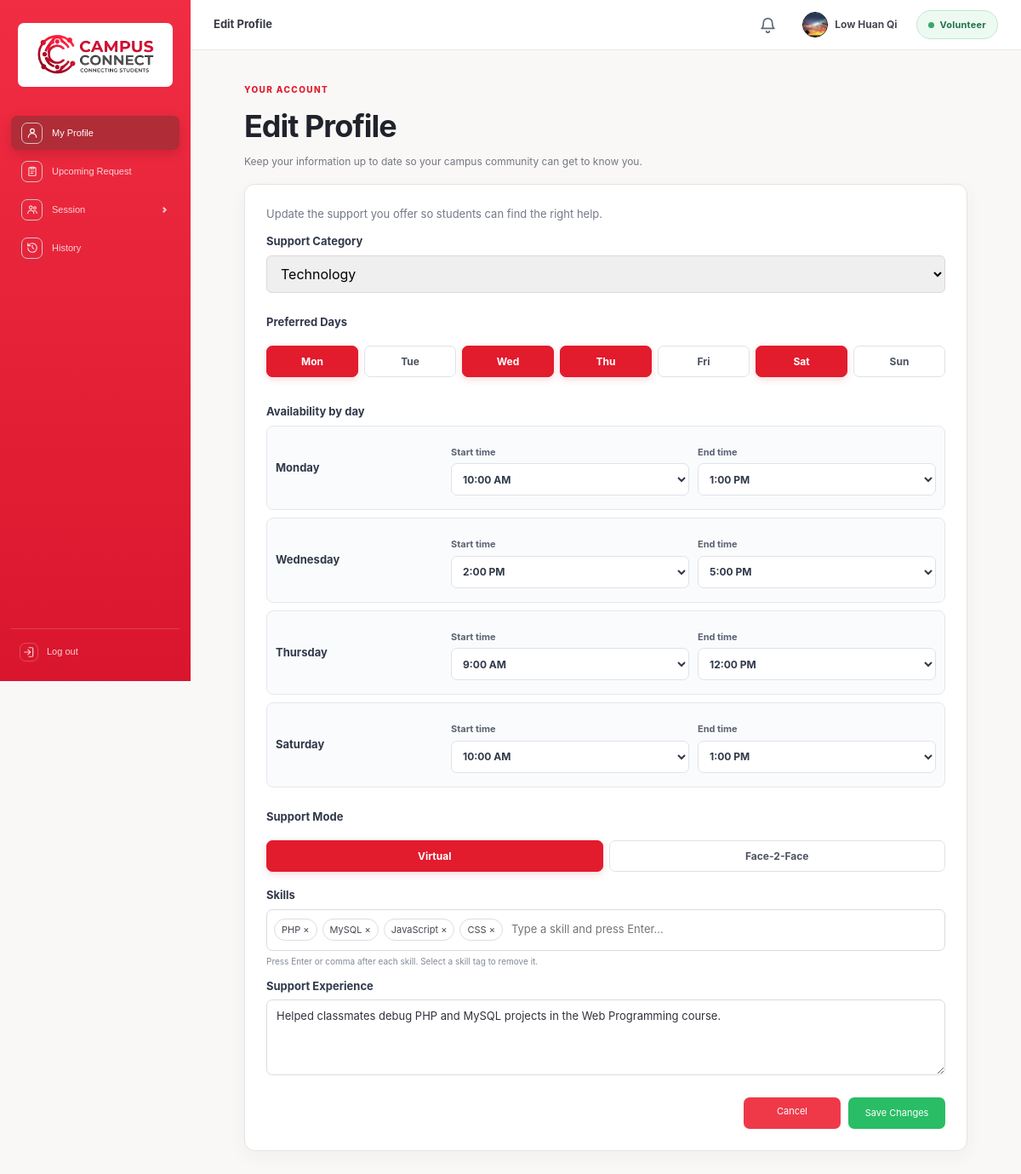
Screenshot of /backend/profile_management/edit_profile.php (signed in) with the database file from the repository.
### tables this page shows
CREATE TABLE `users` (
  `id` int(11) NOT NULL,
  `email` varchar(150) NOT NULL,
  `full_name` varchar(100) NOT NULL,
  `university_name` varchar(100) NOT NULL,
  `password_hash` varchar(255) NOT NULL,
  `picture_url` varchar(255) DEFAULT NULL,
  `cover_photo_url` varchar(255) DEFAULT NULL,
  `volunteer_picture_url` varchar(255) DEFAULT NULL,
  `volunteer_cover_photo_url` varchar(255) DEFAULT NULL,
  `education` varchar(500) DEFAULT NULL,
  `skills` varchar(500) DEFAULT NULL,
  `support_experience` varchar(1000) DEFAULT NULL,
  `tfa_code` varchar(255) DEFAULT NULL,
  `tfa_expiry` datetime DEFAULT NULL,
  `failed_attempts` int(11) NOT NULL DEFAULT 0,
  `locked_until` datetime DEFAULT NULL,
  `remember_token_hash` char(64) DEFAULT NULL,
  `remember_expires` datetime DEFAULT NULL,
  `reset_code` varchar(6) DEFAULT NULL,
  `reset_expiry` datetime DEFAULT NULL,
  `is_volunteer` char(1) NOT NULL DEFAULT 'N',
  `is_active` char(1) NOT NULL DEFAULT 'N',
  `created_at` datetime NOT NULL DEFAULT current_timestamp()
);

CREATE TABLE `volunteers` (
  `id` int(11) NOT NULL,
  `user_id` int(11) NOT NULL,
  `category` varchar(50) NOT NULL,
  `preferred_day` varchar(10) NOT NULL,
  `start_time` time NOT NULL,
  `end_time` time NOT NULL,
  `skills` varchar(255) DEFAULT NULL,
  `support_mode` varchar(20) NOT NULL,
  `is_available` char(1) NOT NULL DEFAULT 'N',
  `created_at` datetime NOT NULL DEFAULT current_timestamp()
);

### backend/general/account_functions.php (called while the page is built, shortened)
<?php
require_once __DIR__ . '/db.php';
function e($value): string {
    return htmlspecialchars((string)$value, ENT_QUOTES, 'UTF-8');
}
function current_user(): ?array {
    global $pdo;
    $stmt = $pdo->prepare('SELECT * FROM users WHERE id = ?');
    $stmt->execute([$_SESSION['user_id']]);
    $user = $stmt->fetch();
    return $user ?: null;
}
?>

### backend/general/notifications.php (called while the page is built, shortened)
<?php
function notificationTypesForRole(?string $role): array
{
    return match ($role) {
        'student' => ['Session Requested', 'Feedback Received', 'Pending Request'],
        'volunteer' => ['Request Submitted', 'Request Response', 'Status Update', 'Session Scheduled', 'Session Rejected', 'Feedback Reminder'],
        default => [],
    };
}
function notificationRoleFilter(?string $role): array
{
    $types = notificationTypesForRole($role);
    return [' AND notice_type NOT IN (' . implode(', ', array_fill(0, count($types), '?')) . ')', str_repeat('s', count($types))];
}
function bindNotificationQueryParams(mysqli_stmt $stmt, int $userId, ?string $role, string $types): void
{
    $values = array_merge([$userId], notificationTypesForRole($role));
    $params = ['i' . $types];
    foreach ($values as &$value) {
        $params[] = &$value;
    }
    call_user_func_array([$stmt, 'bind_param'], $params);
}
function countUnreadNotifications(mysqli $conn, int $userId, ?string $role = null): int
{
    [$roleFilter, $types] = notificationRoleFilter($role);
    $stmt = $conn->prepare("SELECT COUNT(*) FROM notifications WHERE user_id = ? AND is_read = 'N'" . $roleFilter);
    bindNotificationQueryParams($stmt, $userId, $role, $types);
    $stmt->execute();
    return (int)$stmt->get_result()->fetch_row()[0];
}

### backend/profile_management/edit_profile.php (the view, shortened to what this page needs)
<?php
require_once dirname(__DIR__) . '/general/account_functions.php';
require_once dirname(__DIR__) . '/general/dashboard_header.php';
require_once dirname(__DIR__) . '/general/notifications.php';
$user = current_user();
$isVolunteer = ($user['is_volunteer'] ?? 'N') === 'Y';
$fieldErrors = [];
$experience = (string)($user['support_experience'] ?? '');
$volunteerCategories = ['Academic','Technology','New Student','General Student'];
$validDays = ['Monday','Tuesday','Wednesday','Thursday','Friday','Saturday','Sunday'];
$category = '';
$preferredDays = [];
$dayTimes = [];
$timeOptions = [];
for ($hour = 0; $hour < 24; $hour++) {
    foreach ([0, 30] as $minute) {
        $timeOption = sprintf('%02d:%02d', $hour, $minute);
        $timeOptions[$timeOption] = date('g:i A', strtotime($timeOption));
    }
}
if ($isVolunteer) {
    $slotQuery = $pdo->prepare('SELECT category, preferred_day, start_time, end_time, support_mode, is_available FROM volunteers WHERE user_id = ? ORDER BY FIELD(preferred_day, \'Monday\', \'Tuesday\', \'Wednesday\', \'Thursday\', \'Friday\', \'Saturday\', \'Sunday\'), start_time');
    $slotQuery->execute([$user['id']]);
    $volunteerSlots = $slotQuery->fetchAll();
    if ($volunteerSlots) {
        $category = $volunteerSlots[0]['category'];
        $preferredDays = array_values(array_unique(array_column($volunteerSlots, 'preferred_day')));
        foreach ($volunteerSlots as $slot) {
            $dayTimes[$slot['preferred_day']] = [
                'start' => substr($slot['start_time'], 0, 5),
                'end' => substr($slot['end_time'], 0, 5),
            ];
        }
    }
}
$user = current_user();
?>
<!DOCTYPE html>
<html lang="en">
<head>
    <link rel="stylesheet" href="<?= BASE_URL ?>/frontend/css/style.css">
    <link rel="stylesheet" href="<?= BASE_URL ?>/frontend/css/profile.css">
</head>
<body class="account-page dashboard-page">
<div class="dashboard-app">
<?php include dirname(__DIR__) . '/general/account_sidebar.php'; ?>
<main class="dashboard-main">
    <?= renderDashboardHeader('Edit Profile', $user, null, countUnreadNotifications($conn, (int)$user['id'], $isVolunteer ? 'volunteer' : 'student')) ?>
    <div class="dashboard-shell edit-profile-shell">
        <div class="profile-page-heading edit-profile-heading"><div><span class="account-eyebrow">YOUR ACCOUNT</span><h1>Edit Profile</h1><p>Keep your information up to date so your campus community can get to know you.</p></div></div>
        <section class="edit-profile-card">
            <form method="post" id="editProfileForm">
                <?php if ($isVolunteer): ?>
                <div class="volunteer-edit-intro"><p>Update the support you offer so students can find the right help.</p></div>
                <label for="category" class="<?= isset($fieldErrors['category']) ? 'has-error' : '' ?>">Support Category</label>
                <select id="category" name="category" class="<?= isset($fieldErrors['category']) ? 'is-invalid' : '' ?>" required><option value="" disabled <?= $category === '' ? 'selected' : '' ?>>Select...</option><?php foreach ($volunteerCategories as $option): ?><option value="<?= e($option) ?>" <?= $category === $option ? 'selected' : '' ?>><?= e($option) ?></option><?php endforeach; ?></select>
                <fieldset class="volunteer-choice-fieldset <?= isset($fieldErrors['preferred_days']) ? 'has-error' : '' ?>"><legend>Preferred Days</legend><div class="volunteer-day-options"><?php foreach ($validDays as $option): ?><label class="volunteer-choice-pill"><input type="checkbox" name="preferred_days[]" value="<?= e($option) ?>" <?= in_array($option, $preferredDays, true) ? 'checked' : '' ?>><span><?= e(substr($option, 0, 3)) ?></span></label><?php endforeach; ?></div></fieldset>
                <fieldset class="volunteer-choice-fieldset"><legend class="<?= isset($fieldErrors['preferred_time']) ? 'has-error' : '' ?>">Availability by day</legend><div class="volunteer-day-times"><?php foreach ($validDays as $option): $selected = in_array($option, $preferredDays, true); $times = $dayTimes[$option] ?? ['start' => '', 'end' => '']; ?><div class="volunteer-day-time<?= $selected ? '' : ' is-hidden' ?>" data-day-time="<?= e($option) ?>"><strong><?= e($option) ?></strong><label>Start time<select name="availability[<?= e($option) ?>][start]" class="<?= isset($fieldErrors['preferred_time']) ? 'is-invalid' : '' ?>" <?= $selected ? 'required' : 'disabled' ?>><option value="">Select start time...</option><?php foreach ($timeOptions as $value => $label): ?><option value="<?= e($value) ?>" <?= ($times['start'] ?? '') === $value ? 'selected' : '' ?>><?= e($label) ?></option><?php endforeach; ?></select></label><label>End time<select name="availability[<?= e($option) ?>][end]" class="<?= isset($fieldErrors['preferred_time']) ? 'is-invalid' : '' ?>" <?= $selected ? 'required' : 'disabled' ?>><option value="">Select end time...</option><?php foreach ($timeOptions as $value => $label): ?><option value="<?= e($value) ?>" <?= ($times['end'] ?? '') === $value ? 'selected' : '' ?>><?= e($label) ?></option><?php endforeach; ?></select></label></div><?php endforeach; ?></div></fieldset>
                <fieldset class="volunteer-choice-fieldset <?= isset($fieldErrors['support_mode']) ? 'has-error' : '' ?>"><legend>Support Mode</legend><div class="volunteer-mode-options"><?php foreach (['Virtual' => 'Virtual', 'Face-2-Face' => 'Face-2-Face'] as $value => $label): ?><label class="volunteer-choice-pill"><input type="radio" name="support_mode" value="<?= e($value) ?>" <?= $supportMode === $value ? 'checked' : '' ?>><span><?= e($label) ?></span></label><?php endforeach; ?></div></fieldset>
                <label for="skillEntry" class="<?= isset($fieldErrors['skills']) ? 'has-error' : '' ?>">Skills</label>
                <div class="skill-editor <?= isset($fieldErrors['skills']) ? 'is-invalid' : '' ?>" id="skillEditor">
                    <input type="text" id="skillEntry" placeholder="Type a skill and press Enter..." autocomplete="off" aria-label="Add a skill">
                </div>
                <p class="edit-field-note">Press Enter or comma after each skill. Select a skill tag to remove it.</p>
                <label for="support_experience" class="<?= isset($fieldErrors['support_experience']) ? 'has-error' : '' ?>">Support Experience</label>
                <textarea id="support_experience" name="support_experience" maxlength="1000" rows="3" placeholder="Briefly describe any volunteering, teaching, mentoring or counselling experience you have..." class="<?= isset($fieldErrors['support_experience']) ? 'is-invalid' : '' ?>"><?= e($experience) ?></textarea>
                <div class="edit-profile-actions"><a class="btn btn-cancel" href="<?= BASE_URL ?>/volunteer.php">Cancel</a><button class="btn btn-primary" type="submit">Save Changes</button></div>
                <?php endif; ?>
            </form>
        </section>
    </div>
</main>
</div>
</body>
</html>

### backend/general/dashboard_header.php (shortened to what this page needs)
<?php
function renderDashboardHeader(string $title, array $user, ?array $back = null, int $unreadNotifications = 0): string
{
    $backLink = '';
    $isVolunteer = ($user['is_volunteer'] ?? 'N') === 'Y';
    $name        = $user['full_name'] ?? 'Student';
    $picture     = $isVolunteer ? ($user['volunteer_picture_url'] ?? '') : ($user['picture_url'] ?? '');
    $avatar = '<img src="' . htmlspecialchars($picture ?: DEFAULT_PROFILE_PICTURE) . '" alt="">';
    $scriptKey = basename(dirname($_SERVER['SCRIPT_NAME'] ?? '')) . '/' . basename($_SERVER['SCRIPT_NAME'] ?? '');
    $isNotificationsPage = $scriptKey === 'notification_management/notifications.php';
    $bellLabel = $isNotificationsPage
        ? 'Close notifications'
        : ($unreadNotifications > 0 ? "Notifications, $unreadNotifications unread" : 'Notifications');
    $bellHref = $isNotificationsPage
        ? BASE_URL . ($isVolunteer ? '/volunteer.php' : '/profile.php')
        : BASE_URL . '/backend/notification_management/notifications.php';
    $bell = '<a class="dashboard-bell"' . ($isNotificationsPage ? ' data-notification-toggle="close"' : '')
          . ' href="' . $bellHref . '" title="' . $bellLabel . '" aria-label="' . $bellLabel . '">'
          . '<svg viewBox="0 0 24 24" aria-hidden="true"><path d="M6 9a6 6 0 0 1 12 0c0 6 2.5 7.5 2.5 7.5h-17S6 15 6 9z"/><path d="M10 20a2 2 0 0 0 4 0"/></svg>'
          . ($unreadNotifications > 0 ? '<span class="dashboard-bell-badge">' . ($unreadNotifications > 9 ? '9+' : $unreadNotifications) . '</span>' : '')
          . '</a>';
    return '<header class="dashboard-header">'
         . '<div class="dashboard-header-title">' . $backLink . '<span>' . htmlspecialchars($title) . '</span></div>'
         . '<nav class="dashboard-nav" aria-label="Account navigation">'
         . $bell
         . '<a class="dashboard-user-chip" href="' . BASE_URL . ($isVolunteer ? '/volunteer.php' : '/profile.php') . '" aria-label="View your profile">'
         . '<span class="dashboard-user-avatar">' . $avatar . '</span>' . htmlspecialchars($name) . '</a>'
         . '<span class="dashboard-role-badge ' . ($isVolunteer ? 'is-volunteer' : 'is-student') . '" aria-label="Current role: ' . ($isVolunteer ? 'Volunteer' : 'Student') . '">' . ($isVolunteer ? 'Volunteer' : 'Student') . '</span>'
         . '</nav></header>'
         . ($isNotificationsPage
             ? '<script>(function () {'
             . 'var closeLink = document.querySelector("[data-notification-toggle=\\"close\\"]");'
             . 'if (!closeLink) { return; }'
             . 'closeLink.addEventListener("click", function (event) {'
             . '  if (window.history.length < 2 || !document.referrer) { return; }'
             . '  if (document.referrer === window.location.origin || document.referrer.indexOf(window.location.origin + "/") === 0) {'
             . '    event.preventDefault();'
             . '    window.history.back();'
             . '  }'
             . '});'
             . '})();</script>'
             : '');
}

### rows the page displays
users: volunteer_picture_url (picture), full_name "Low Huan Qi", support_experience "Helped classmates debug PHP and MySQL projects in the Web Programming course."
volunteers: support_mode "Virtual"

### other values shown
$title "Edit Profile"
substr($option, 0, 3) "Mon"
substr($option, 0, 3) "Tue"
substr($option, 0, 3) "Wed"
substr($option, 0, 3) "Thu"
substr($option, 0, 3) "Fri"
substr($option, 0, 3) "Sat"
substr($option, 0, 3) "Sun"
$option "Monday"
$option "Wednesday"
$option "Thursday"
$option "Saturday"
$label "Face-2-Face"
form field category "Technology"
form field value "10:00 AM"
